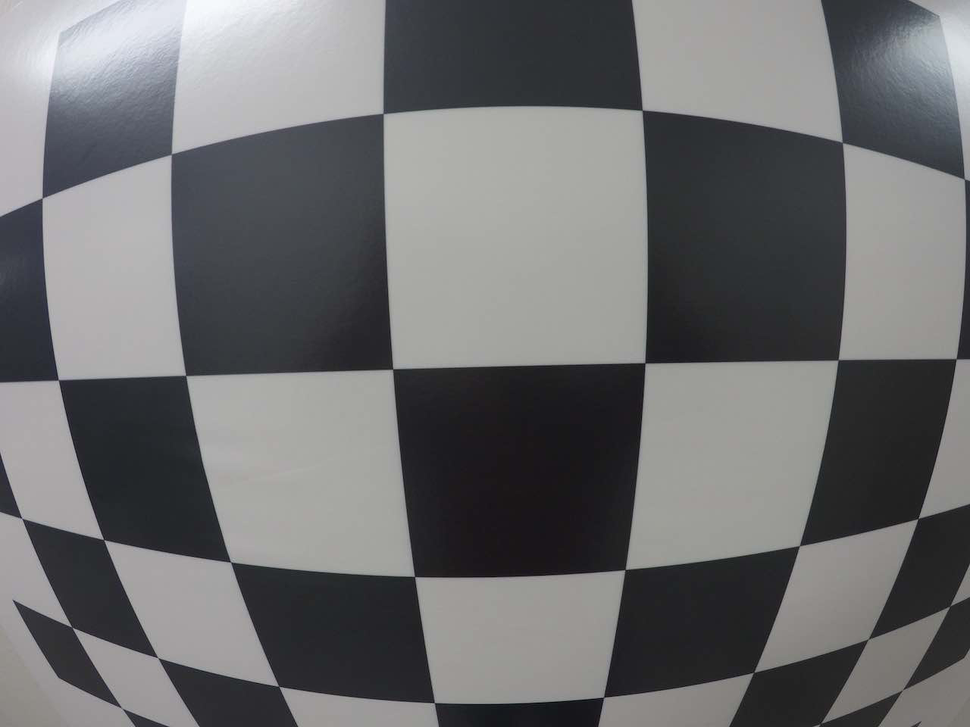
#> input picture projects/self-driving car engineer(udacity)/part2-Computer Vision/lesson 3-Sensor and Camera Calibration/exercise1: Camera Calibration/test_image.png, 970 x 727 px, shrunk from 1280 x 960 before the run
$ jupyter execute Correcting-For-Distortion.ipynb   (shell and % lines are left out)
#> lines starting #> are read from the running program, lines starting #| are printed output that depends on the picture
## Correcting For Distortion

Here, you'll get a chance to try camera calibration and distortion correction for yourself!

There are two main steps to this process: use chessboard images to obtain image points and object points, and then use the OpenCV functions `cv2.calibrateCamera()` and `cv2.undistort()` to compute the calibration and undistortion.

Unfortunately, we can't perform the extraction of object points and image points in the browser quiz editor, so we provide these for you in the quiz below.

Try computing the calibration and undistortion in the exercise below, and if you want to play with extracting object points and image points yourself, fork the Jupyter notebook and images in [this repository](https://github.com/udacity/CarND-Camera-Calibration). You can also download the [distortion pickle file](https://s3-us-west-1.amazonaws.com/udacity-selfdrivingcar/files/Advanced_Lane_Finding_Images/correct_for_distortion/wide_dist_pickle.p) and [test image](https://s3-us-west-1.amazonaws.com/udacity-selfdrivingcar/files/Advanced_Lane_Finding_Images/correct_for_distortion/test_image.png) used in the below quiz if you'd like to run the below code on your own machine.

If you run into any *errors* as you run your code, please refer to the **Examples of Useful Code** section in the previous video and make sure that your code syntax matches up!

[cell 1]

import pickle
import cv2
import numpy as np
import matplotlib.pyplot as plt
import matplotlib.image as mpimg

# Read in the saved objpoints and imgpoints
dist_pickle = pickle.load( open( "wide_dist_pickle.p", "rb" ) )
#> (reads projects/self-driving car engineer(udacity)/part2-Computer Vision/lesson 3-Sensor and Camera Calibration/exercise1: Camera Calibration/wide_dist_pickle.p from the repository)
objpoints = dist_pickle["objpoints"]
imgpoints = dist_pickle["imgpoints"]

# Read in an image
img = cv2.imread('test_image.png')
#> img is the input picture: shape (727, 970, 3); mean B, G, R 110.9, 109.7, 109.3

# TODO: Write a function that takes an image, object points, and image points
# performs the camera calibration, image distortion correction and
# returns the undistorted image
def cal_undistort(img, objpoints, imgpoints):
    # Use cv2.calibrateCamera() and cv2.undistort()
    ret, mtx, dist, rvecs, tvecs = cv2.calibrateCamera(objpoints, imgpoints, img.shape[1:], None, None)
#> ret = 0.566
    undist = cv2.undistort(img, mtx, dist, None, mtx)
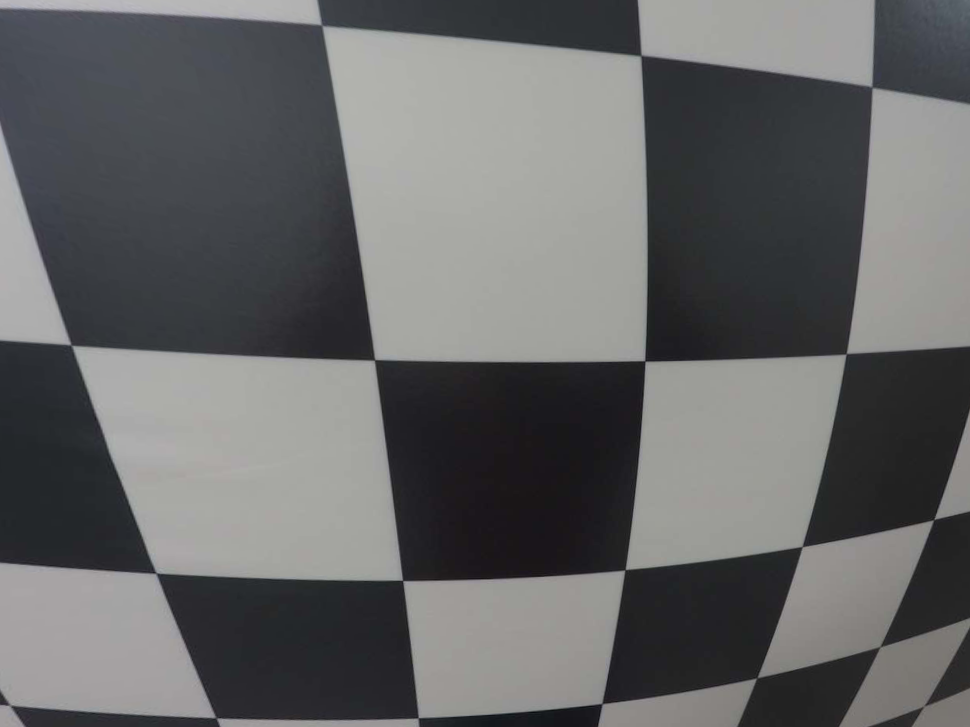
#> undist: shape (727, 970, 3); mean B, G, R 102.4, 101.9, 101.3
#     undist = np.copy(img)  # Delete this line
    return undist

undistorted = cal_undistort(img, objpoints, imgpoints)

f, (ax1, ax2) = plt.subplots(1, 2, figsize=(24, 9))
f.tight_layout()
ax1.imshow(img)
ax1.set_title('Original Image', fontsize=50)
ax2.imshow(undistorted)
ax2.set_title('Undistorted Image', fontsize=50)
plt.subplots_adjust(left=0., right=1, top=0.9, bottom=0.)
plt.show()
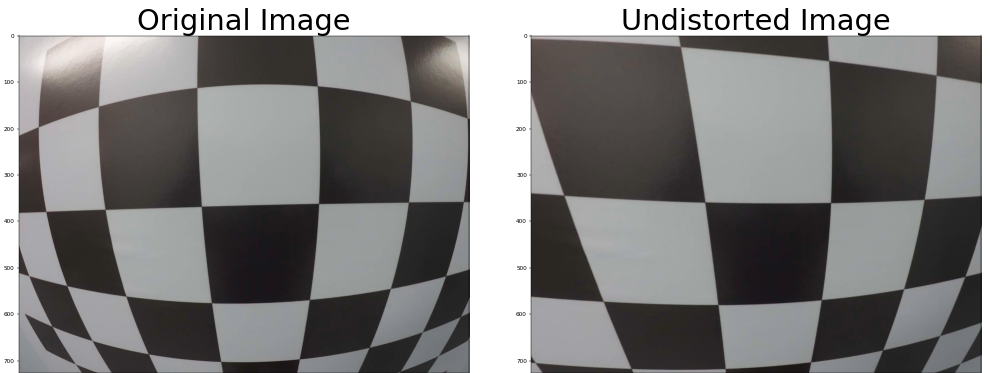
#> figure drawn by matplotlib, 2 panels; B, G, R data is drawn as R, G, B

You can test your code by running the cell below when you feel satisfied with your results.

[cell 2]
import test_calibration

test_calibration.test(undistorted)
#> (this line was passed over: test_calibration is not available in this run)
